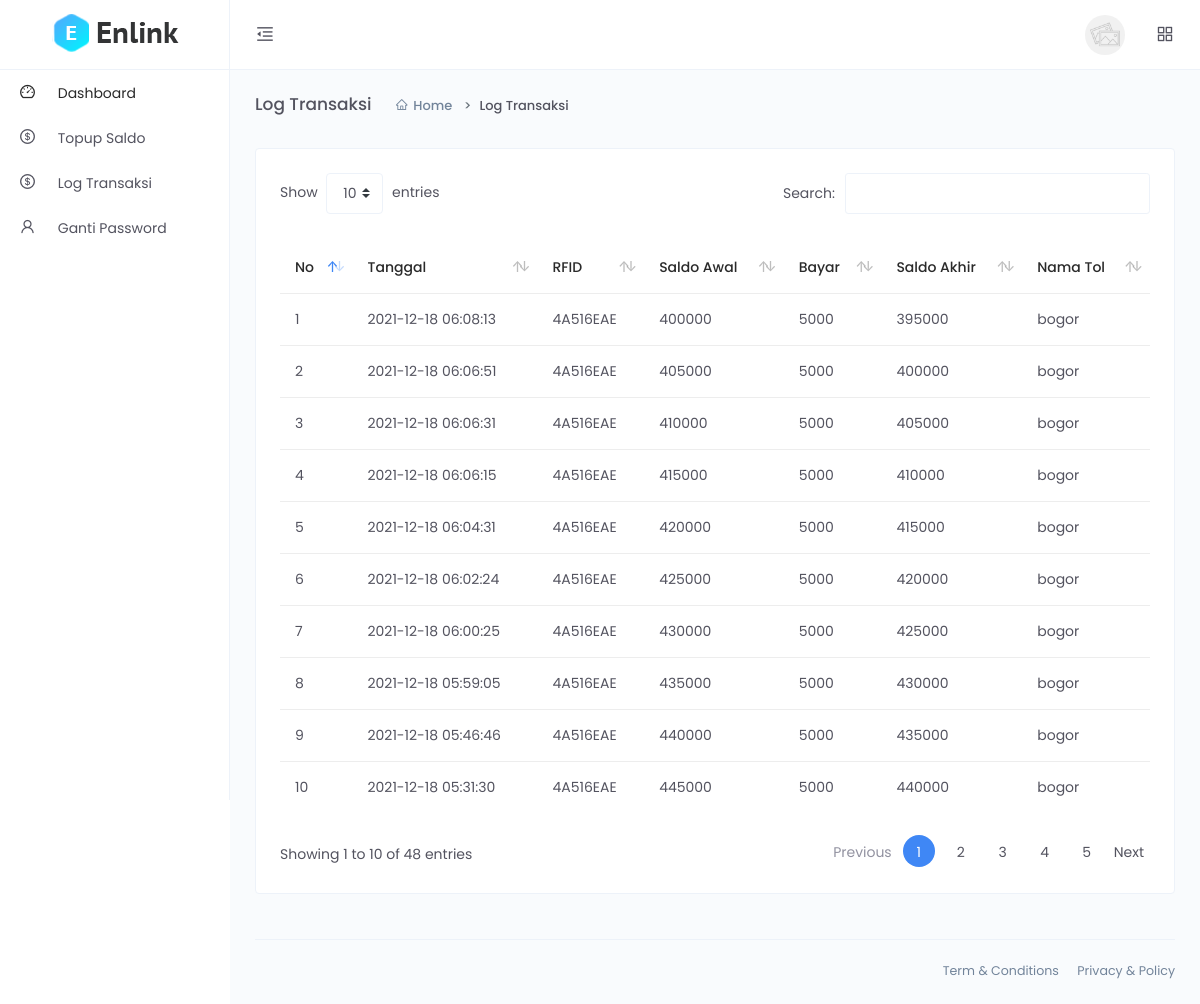
The page /Web/PROJECTkelompok/user/logtransaksi.php (signed in) on the database its author committed.
### tables this page shows
CREATE TABLE `tb_log` (
  `id` int(100) NOT NULL,
  `tanggal` timestamp NOT NULL DEFAULT current_timestamp() ON UPDATE current_timestamp(),
  `rfid` varchar(100) NOT NULL,
  `nama_tol` varchar(100) NOT NULL,
  `saldo_awal` int(100) NOT NULL,
  `bayar` int(100) NOT NULL,
  `saldo_akhir` int(100) NOT NULL
);

### Web/PROJECTkelompok/user/logtransaksi.php (the view, shortened to what this page needs)
<!DOCTYPE html>
<html lang="en">
<head>
    <link rel="stylesheet" type="text/css" href="../assets/vendor/datatables/css/dataTables.bootstrap4.css">
    <link href="../assets/css/app.min.css" rel="stylesheet">
</head>
<body>
    <div class="app">
        <div class="layout">
            <div class="header">
                <div class="logo logo-dark">
                    <a href="index.html">
                        <img src="../assets/images/logo/logo.png" alt="Logo">
                    </a>
                </div>
                <div class="nav-wrap">
                    <ul class="nav-left">
                        <li class="desktop-toggle">
                            <a href="javascript:void(0);">
                                <i class="anticon"></i>
                            </a>
                        </li>
                    </ul>
                    <ul class="nav-right">
                        <li class="dropdown dropdown-animated scale-left">
                            <div class="pointer" data-toggle="dropdown">
                                <div class="avatar avatar-image  m-h-10 m-r-15">
                                    <img src="../assets/images/avatars/thumb-3.jpg"  alt="">
                                </div>
                            </div>
                        </li>
                        <li>
                            <a href="javascript:void(0);" data-toggle="modal" data-target="#quick-view">
                                <i class="anticon anticon-appstore"></i>
                            </a>
                        </li>
                    </ul>
                </div>
            </div>
            <div class="side-nav">
                <div class="side-nav-inner">
                    <ul class="side-nav-menu scrollable">
                        <li class="nav-item dropdown open">
                            <a class="dropdown-toggle" href="index.php">
                                <span class="icon-holder">
                                    <i class="anticon anticon-dashboard"></i>
                                </span>
                                <span class="title">Dashboard</span>
                            </a>
                        </li>
                        <li class="nav-item dropdown">
                            <a class="dropdown-toggle" href="topup.php">
                                <span class="icon-holder">
                                  <i class="anticon anticon-dollar"></i>
                                </span>
                                <span class="title">Topup Saldo</span>
                            </a>
                        </li>
                        <li class="nav-item dropdown">
                            <a class="dropdown-toggle" href="logtransaksi.php">
                                <span class="icon-holder">
                                  <i class="anticon anticon-dollar"></i>
                                </span>
                                <span class="title">Log Transaksi</span>
                            </a>
                        </li>
                        <li class="nav-item dropdown">
                            <a class="dropdown-toggle" href="gantiPassword.php">
                                <span class="icon-holder">
                                  <i class="anticon anticon-user"></i>
                                </span>
                                <span class="title">Ganti Password</span>
                            </a>
                        </li>
                    </ul>
                </div>
            </div>
            <div class="page-container">
                <div class="main-content">
                    <div class="page-header">
                        <h2 class="header-title">Log Transaksi</h2>
                        <div class="header-sub-title">
                            <nav class="breadcrumb breadcrumb-dash">
                                <a href="index.php" class="breadcrumb-item"><i class="anticon anticon-home m-r-5"></i>Home</a>
                                <span class="breadcrumb-item active">Log Transaksi</span>
                            </nav>
                        </div>
                    </div>
                    <div class="card">
                        <div class="card-body">
                            <div class="table-responsive">
                            <table id="example" class="table table-hover e-commerce-table second" style="width:100%">
                                    <thead>
                                        <tr>
                                            <th>No</th>
                                            <th>Tanggal</th>
                                            <th>RFID</th>
                                            <th>Saldo Awal</th>
                                            <th>Bayar</th>
                                            <th>Saldo Akhir</th>
                                            <th>Nama Tol</th>
                                        </tr>
                                    </thead>
                                    <tbody>
                                        <?php
                                            require "../koneksi.php";
                                            $id = $_SESSION['id'];
                                            $datatampil = mysqli_query($koneksi, "SELECT * from tb_log WHERE rfid = '$id'  ORDER BY tb_log.id DESC");
                                            $no=1;
                                            if (is_array($datatampil) || is_object($datatampil)){
                                                foreach ($datatampil as $row){
                                        ?>
                                        <tr>
                                            <td><?= $no; ?></td>
                                            <td><?= $row['tanggal']; ?></td>
                                            <td><?= $row['rfid']; ?></td>
                                            <td><?= $row['saldo_awal']; ?></td>
                                            <td><?= $row['bayar']; ?></td>
                                            <td><?= $row['saldo_akhir']; ?></td>
                                            <td><?= $row['nama_tol']; ?></td>
                                        </tr>
                                        <?php
                                            $no++;
                                                }
                                            }
                                        ?>
                                    </tbody>
                                </table>
                            </div>
                        </div>
                    </div>
                </div>
                <footer class="footer">
                    <div class="footer-content">
                        <span>
                            <a href="" class="text-gray m-r-15">Term &amp; Conditions</a>
                            <a href="" class="text-gray">Privacy &amp; Policy</a>
                        </span>
                    </div>
                </footer>
            </div>
        </div>
    </div>
</body>
</html>

### rows shown on the page
tb_log: tanggal "2021-12-18 06:08:13", rfid "4A516EAE", saldo_awal "400000", bayar "5000", saldo_akhir "395000", nama_tol "bogor"
tb_log: tanggal "2021-12-18 06:06:51", rfid "4A516EAE", saldo_awal "405000", bayar "5000", saldo_akhir "400000", nama_tol "bogor"
tb_log: tanggal "2021-12-18 06:06:31", rfid "4A516EAE", saldo_awal "410000", bayar "5000", saldo_akhir "405000", nama_tol "bogor"
tb_log: tanggal "2021-12-18 06:06:15", rfid "4A516EAE", saldo_awal "415000", bayar "5000", saldo_akhir "410000", nama_tol "bogor"
tb_log: tanggal "2021-12-18 06:04:31", rfid "4A516EAE", saldo_awal "420000", bayar "5000", saldo_akhir "415000", nama_tol "bogor"
tb_log: tanggal "2021-12-18 06:02:24", rfid "4A516EAE", saldo_awal "425000", bayar "5000", saldo_akhir "420000", nama_tol "bogor"
tb_log: tanggal "2021-12-18 06:00:25", rfid "4A516EAE", saldo_awal "430000", bayar "5000", saldo_akhir "425000", nama_tol "bogor"
tb_log: tanggal "2021-12-18 05:59:05", rfid "4A516EAE", saldo_awal "435000", bayar "5000", saldo_akhir "430000", nama_tol "bogor"
tb_log: tanggal "2021-12-18 05:46:46", rfid "4A516EAE", saldo_awal "440000", bayar "5000", saldo_akhir "435000", nama_tol "bogor"
tb_log: tanggal "2021-12-18 05:31:30", rfid "4A516EAE", saldo_awal "445000", bayar "5000", saldo_akhir "440000", nama_tol "bogor"
